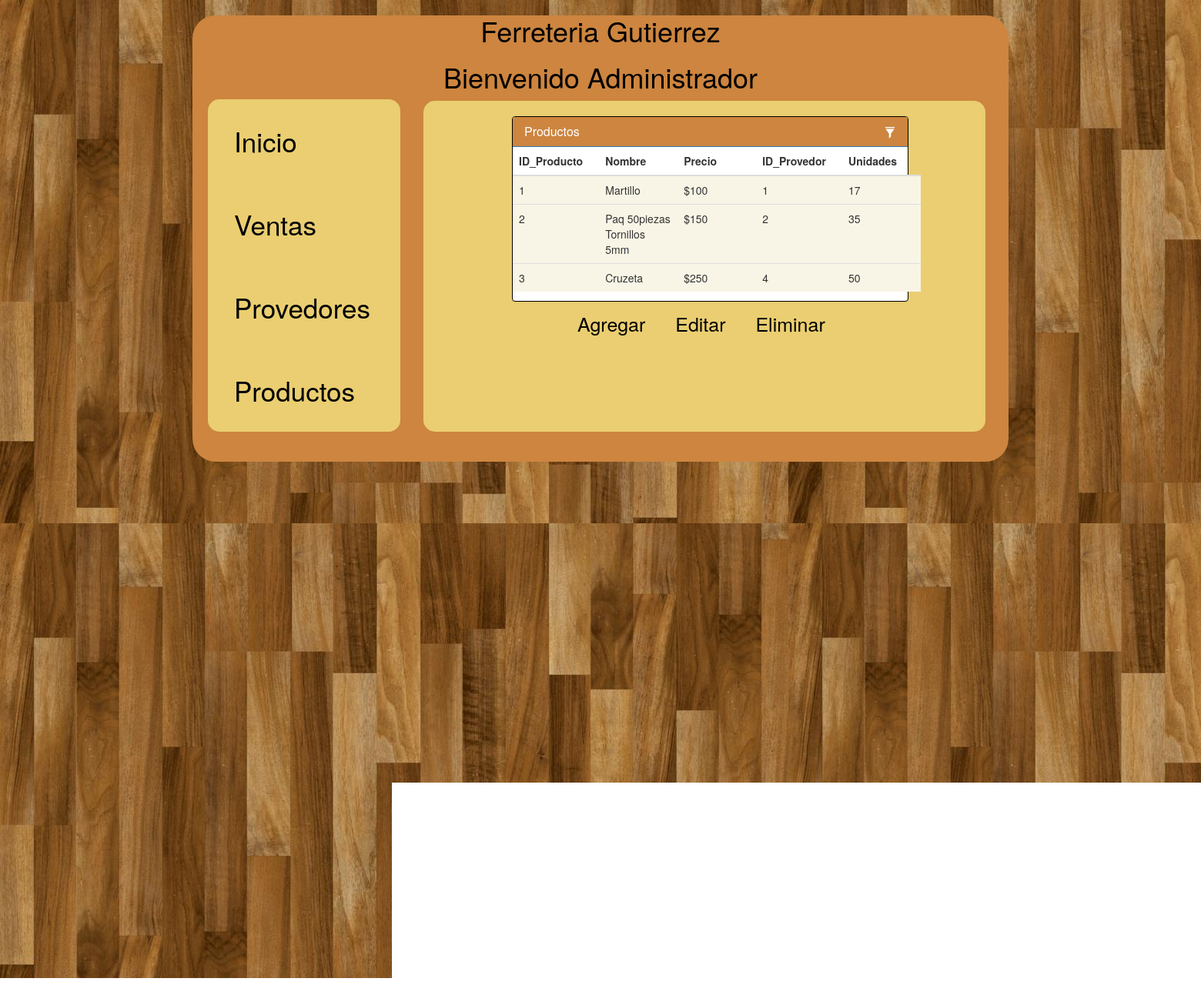
The page /MenuProductos.php on the database its author committed.
### tables this page shows
CREATE TABLE `productos` (
  `id_producto` int(10) NOT NULL,
  `nombre` varchar(30) NOT NULL,
  `precio` int(10) NOT NULL,
  `id_provedor` int(11) NOT NULL,
  `unidades` int(15) NOT NULL
);

### MenuProductos.php (the view, shortened to what this page needs)
<?php
  $server="localhost";
  $user= "root";
  $pass="";
  $db="ferreteria";
  $conn=mysqli_connect($server,$user,$pass,$db) or die("No se pudo establecer una conexion con la base de datos");
?>
<!DOCTYPE html>
<html>
<head>
    <link href="//netdna.bootstrapcdn.com/bootstrap/3.1.0/css/bootstrap.min.css" rel="stylesheet" id="bootstrap-css">
    <link rel="stylesheet" type="text/css" href="CSS/EstiloGeneral.css">
    <link rel="stylesheet" type="text/css" href="CSS/EstiloProductos.css">
</head>
<body background="Imagenes/fondo.jpg" style="overflow-y:hidden; overflow-x:hidden;">
    <div class="e">
        <h1 align="center" style="color:black;">Ferreteria Gutierrez</h1>
        <h1 align="center" style="color:black;">Bienvenido Administrador</h1>
        <div class="header">
        <ul class="nav">
            <li><a href="Index.php">Inicio</a></li>
            <li><a href="MenuVentas.php">Ventas</a></li>
            <li><a href="MenuProvedores.php">Provedores</a></li>
            <li><a href="MenuProductos.php">Productos</a></li>
        </ul>
        </div>
        <div class="container">
<div class="posicionTabla">
    	<div class="row">
			<div class="col-md-6">
				<div class="panel panel-primary" style="border: 1px solid black;">
					<div class="panel-heading" style="background-color:peru;">
						<h3 class="panel-title">Productos</h3>
						<div class="pull-right">
							<span class="clickable filter" data-toggle="tooltip" title="Toggle table filter" data-container="body">
								<i class="glyphicon glyphicon-filter"></i>
							</span>
						</div>
					</div>
          <div class="productos">
					<table class="table table-hover" id="dev-table">
						<thead>
							<tr>
                  <th>ID_Producto</th>
                  <th>Nombre</th>
                  <th>Precio</th>
                  <th>ID_Provedor</th>
                  <th>Unidades</th>
							</tr>
						</thead>
						<tbody>
            <?php
                  $sql="SELECT * from productos ORDER BY id_producto";
                  $result= mysqli_query($conn,$sql);
                  while($mostrar=mysqli_fetch_array($result)){
                ?>
                      <tr>
                          <td><?php echo $mostrar['id_producto'] ?></td>
                          <td><?php echo $mostrar['nombre'] ?></td>
                          <td><?php echo "$".$mostrar['precio'] ?></td>
                          <td><?php echo $mostrar['id_provedor'] ?></td>
                          <td><?php echo $mostrar['unidades']?></td>
                      </tr>
                <?php
                  }
                ?>
						</tbody>
					</table>
          </div>
          </div>
				</div>
			</div>
			<div class="col-md-6">
			</div>
		</div>
	</div>
        <ul class="submenu">
            <li><a href="AgregarProductoParteUno.php">Agregar</a></li>
            <li><a href="EditarProductoParteUno.php">Editar</a></li>
            <li><a href="EliminarProductoParteUno.php">Eliminar</a></li>
        </ul>
    </div>
</body>
</html>

### CSS/EstiloGeneral.css (style rules this page uses)
.e { margin: 0 auto; padding: 0px; background-color: peru; width:1060px; height:580px; border-radius: 30px; }
.header { background-color: #EACE71; border-radius: 15px; padding: 0px; margin: 0px; width: 250px; position: relative; right: -20px; }
.nav { list-style: none; }
.nav li { padding: 19px; }
.nav li a { color:black; text-decoration: none; font-size: 35px; }

### CSS/EstiloProductos.css (style rules this page uses)
table tr td { background-color: #F9F5E6; width: 90px; }
ul li { list-style: none; display: inline-block; padding-right: 35px; }
ul li a { color: black; font-size:25px; text-decoration: none; }
.submenu { position: relative; right: -460px; top: -890px; }
.row { margin-top:40px; padding: 0 10px; }
.clickable { cursor: pointer; }
.panel-heading div { margin-top: -18px; font-size: 15px; }
.panel-heading div span { margin-left:5px; }
.posicionTabla { position: relative; right: -390px; top:-880px; width: 1079px; }
.productos { width: 530px; height: 200px; overflow-x: hidden; overflow-y: scroll; }

### rows shown on the page
productos: id_producto "1", nombre "Martillo", precio "100", id_provedor "1", unidades "17"
productos: id_producto "2", nombre "Paq 50piezas Tornillos 5mm", precio "150", id_provedor "2", unidades "35"
productos: id_producto "3", nombre "Cruzeta", precio "250", id_provedor "4", unidades "50"
